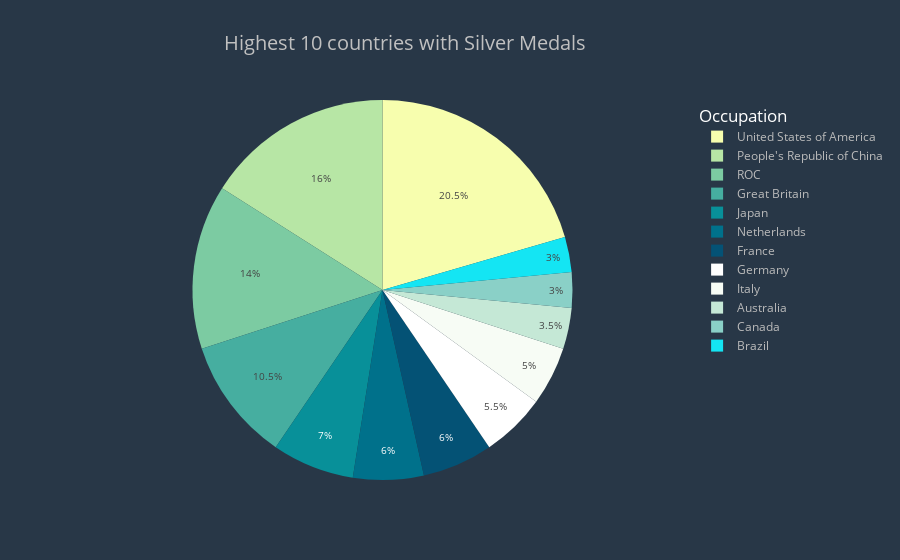

Notebook source saved alongside this figure:
### Code cell
silver=medals[["Team/NOC","Silver"]].loc[0:11,:]
fig=px.pie(silver,names="Team/NOC",values="Silver",title="Highest 10 countries with Silver Medals",
          
          color_discrete_sequence=px.colors.sequential.Bluyl
          )
fig.update_layout(
title_font_color="#C0C0C0",paper_bgcolor="#283747",title_font_size=20,title_x=.45,font_color="#bbb",
    plot_bgcolor="#D0D3D4",legend_title_font_size=17,legend_title_font_color="#fff",
    legend_title_text="Occupation")
fig.update_yaxes(showgrid=False,visible=False,title="percent of commencts")
fig.update_xaxes(tickfont_size=9)
fig.update_traces(textfont_size=10)
fig.show()

### Figure 1 — Plotly figure (JSON) as saved in the notebook; plotly's stock layout.template omitted (floating-point values rounded to 4 significant figures)
{"data": [{"domain": {"x": [0.0, 1.0], "y": [0.0, 1.0]}, "hovertemplate": "Team/NOC=%{label}<br>Silver=%{value}<extra></extra>", "labels": ["United States of America", "People's Republic of China", "ROC", "Great Britain", "Japan", "Australia", "Italy", "Germany", "Netherlands", "France", "Canada", "Brazil"], "legendgroup": "", "name": "", "showlegend": true, "textfont": {"size": 10}, "type": "pie", "values": [41, 32, 28, 21, 14, 7, 10, 11, 12, 12, 6, 6]}], "layout": {"font": {"color": "#bbb"}, "legend": {"title": {"font": {"color": "#fff", "size": 17}, "text": "Occupation"}, "tracegroupgap": 0}, "paper_bgcolor": "#283747", "piecolorway": ["rgb(247, 254, 174)", "rgb(183, 230, 165)", "rgb(124, 203, 162)", "rgb(70, 174, 160)", "rgb(8, 144, 153)", "rgb(0, 113, 139)", "rgb(4, 82, 117)"], "plot_bgcolor": "#D0D3D4", "title": {"font": {"color": "#C0C0C0", "size": 20}, "text": "Highest 10 countries with Silver Medals", "x": 0.45}, "xaxis": {"tickfont": {"size": 9}}, "yaxis": {"showgrid": false, "title": {"text": "percent of commencts"}, "visible": false}}}
